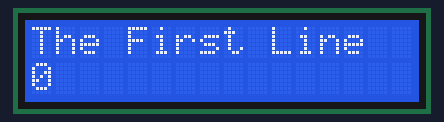
Bench run of a sketch on a simulated Arduino Nano, built with avr-gcc and run on an emulated ATmega328P. On the bench: 16×2 character LCD. What the sketch prints to the serial monitor is not drawn.

Above: at 0.1 s.
At 4.2 s:
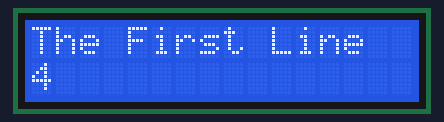
At 9.3 s:
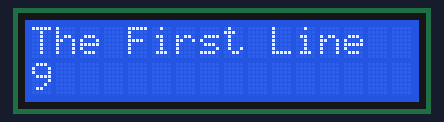
At 19.4 s:
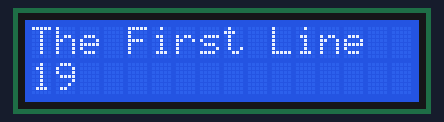
At 28.6 s:
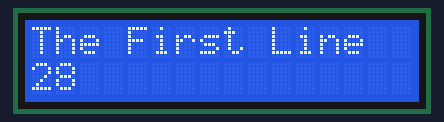
At 38.7 s:
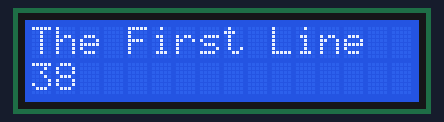

Measured:
- what the display in image 1 shows lasts 1.1 s, from 4.1 s to 5.2 s

The sketch:

Hu-Shih_Arduino_Nano_LCD.ino
```cpp
/*
 * Using Arduino Nano + LCD
 * Display Data
 * A4→SDA  A5→SCL
 * lcd(0x3f) or lcd(0x27)
 */

#include <LiquidCrystal_PCF8574.h>
LiquidCrystal_PCF8574 lcd(0x3f); // set the LCD address to 0x27/0x3f for a 16 chars and 2 line display

int a=0;

void setup(){
  Serial.begin(9600);
  Serial.println("LCD...");
  lcd.begin(16,2);
  lcd.setBacklight(255);
}


void loop(){
  lcd.setCursor(0,0);
  lcd.print("The First Line");

  lcd.setCursor(0,1);
  lcd.print(a);
  a+=1;
  delay(1000);
}
```
